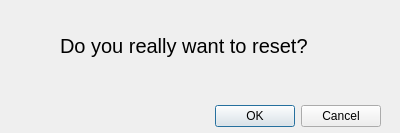
<?xml version="1.0" encoding="UTF-8"?>
<ui version="4.0">
 <class>Confirmation_Dialog</class>
 <widget class="QDialog" name="Confirmation_Dialog">
  <property name="geometry">
   <rect>
    <x>0</x>
    <y>0</y>
    <width>400</width>
    <height>133</height>
   </rect>
  </property>
  <property name="windowTitle">
   <string>Dialog</string>
  </property>
  <widget class="QDialogButtonBox" name="Confirmation_buttonBox">
   <property name="geometry">
    <rect>
     <x>40</x>
     <y>100</y>
     <width>341</width>
     <height>32</height>
    </rect>
   </property>
   <property name="orientation">
    <enum>Qt::Horizontal</enum>
   </property>
   <property name="standardButtons">
    <set>QDialogButtonBox::Cancel|QDialogButtonBox::Ok</set>
   </property>
  </widget>
  <widget class="QLabel" name="Confirmation_label">
   <property name="geometry">
    <rect>
     <x>60</x>
     <y>30</y>
     <width>271</width>
     <height>31</height>
    </rect>
   </property>
   <property name="font">
    <font>
     <pointsize>15</pointsize>
    </font>
   </property>
   <property name="text">
    <string>Do you really want to reset?</string>
   </property>
  </widget>
 </widget>
 <resources/>
 <connections>
  <connection>
   <sender>Confirmation_buttonBox</sender>
   <signal>accepted()</signal>
   <receiver>Confirmation_Dialog</receiver>
   <slot>accept()</slot>
   <hints>
    <hint type="sourcelabel">
     <x>248</x>
     <y>254</y>
    </hint>
    <hint type="destinationlabel">
     <x>157</x>
     <y>274</y>
    </hint>
   </hints>
  </connection>
  <connection>
   <sender>Confirmation_buttonBox</sender>
   <signal>rejected()</signal>
   <receiver>Confirmation_Dialog</receiver>
   <slot>reject()</slot>
   <hints>
    <hint type="sourcelabel">
     <x>316</x>
     <y>260</y>
    </hint>
    <hint type="destinationlabel">
     <x>286</x>
     <y>274</y>
    </hint>
   </hints>
  </connection>
 </connections>
</ui>
